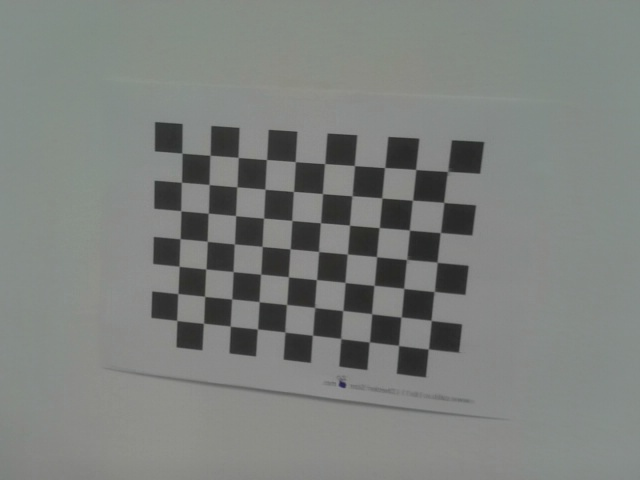
#> input picture data/calibration_images/calibration_000.jpg, 640 x 480 px; its folder holds only this picture in this run
$ python calibrate.py
#> lines starting #> are read from the running program, lines starting #| are printed output that depends on the picture; long printed decimals are rounded
"""
Calibración offline de la cámara
Sigue los mismos pasos que el Apartado A de la Práctica 2
"""
import cv2
from typing import List
import numpy as np
import copy
import glob
import os

"""
FUNCIONES DE LA PRACTICA 2
"""
def load_images(filenames: List) -> List:
    imgs = []
    for filename in filenames:
        img = cv2.imread(filename)
#> img is the input picture: shape (480, 640, 3); mean B, G, R 125.3, 128.4, 125.1
        imgs.append(img)
    return imgs

def show_image(name, img):
    cv2.imshow(name, img)
    cv2.waitKey(0)
    cv2.destroyAllWindows()

def write_image(filename, img):
    cv2.imwrite(filename, img)

def get_chessboard_points(chessboard_shape, dx, dy):
    cols, rows = chessboard_shape

    return np.array(
        [[dx * col, dy * row, 0]
         for row in range(rows)
         for col in range(cols)],
        dtype=np.float32)


"""
PARÁMETROS DEL TABLERO
"""
chessboard_shape = (7, 10)   #esquinas interiores
square_size = 20

"""
MISMOS PASOS QUE LA PRÁCTICA 2
"""
#carga de imágenes
imgs_path = sorted(glob.glob("data/calibration_images/*.jpg"))
imgs = load_images(imgs_path)
#> imgs = 1 item
print("Imágenes cargadas:", len(imgs))
#| Imágenes cargadas: 1


#detección de esquinas
corners = [cv2.findChessboardCorners(img, chessboard_shape) for img in imgs]
#> corners = 1 item

corners_copy = copy.deepcopy(corners)
#> corners_copy = 1 item
criteria = (cv2.TERM_CRITERIA_EPS + cv2.TERM_CRITERIA_MAX_ITER, 30, 0.01)

imgs_gray = []
for img in imgs:
    gray = cv2.cvtColor(img, cv2.COLOR_BGR2GRAY)
    imgs_gray.append(gray)
#> this loop made 1 pass
#> after the loop, imgs_gray = 1 item

corners_refined = []
for i in range(len(imgs_gray)):
    if corners_copy[i][0]:
        refined = cv2.cornerSubPix(imgs_gray[i], corners_copy[i][1], (6, 6), (-1, -1), criteria)
        corners_refined.append((corners_copy[i][0], refined))
#> after the loop, corners_refined = 1 item

print("Imágenes con el tablero detectado:", len(corners_refined))
#| Imágenes con el tablero detectado: 1


#comprobar las detecciones
imgs_copy = copy.deepcopy(imgs)
#> imgs_copy = 1 item
imgs_copy = [cv2.drawChessboardCorners(img, chessboard_shape, corner[1], corner[0])
             for img, corner in zip(imgs_copy, corners_copy) if corner[0]]

for img in imgs_copy:
    show_image("Corners", img)
#> this loop made 1 pass
#> pass 1, in show_image, `cv2.imshow(name, img)`:
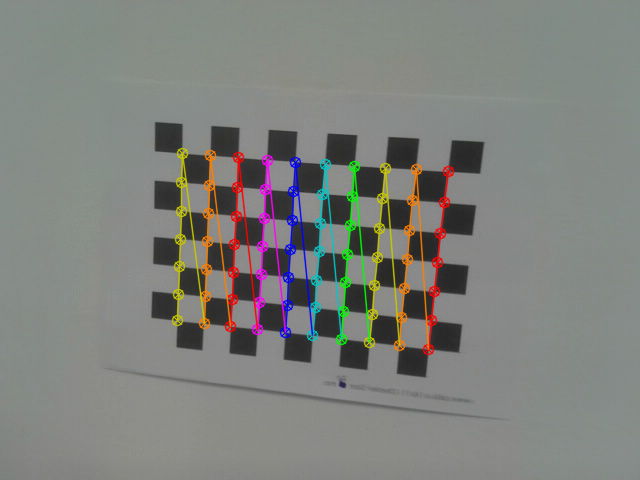
#> window 'Corners': shape (480, 640, 3); mean B, G, R 124.7, 128.9, 126.8


#puntos 3D del tablero
chessboard_points = [get_chessboard_points(chessboard_shape, square_size, square_size) for _ in corners_refined]
#> chessboard_points = 1 item


#calibración
valid_corners = []
for valid, refined in corners_refined:
    valid_corners.append(refined)
#> this loop made 1 pass
#> valid on pass 1: True
#> after the loop, valid_corners = 1 item
valid_corners = np.asarray(valid_corners, dtype=np.float32)

imageSize = imgs_gray[0].shape[::-1]
#> imageSize = (640, 480)
rms, intrinsics, dist_coeffs, rvecs, tvecs = cv2.calibrateCamera(chessboard_points, valid_corners, imageSize, None, None)
#> rms = 0.162; intrinsics = [[598.4, 0, 303.9], [0, 598, 261.1], [0, 0, 1]]; dist_coeffs = [[0.492, -9.08, 0.00544, -0.000282, 75.06]]; rvecs = ([0.261, -0.00706, 1.64],); tvecs = ([92.77, -58.26, 392.6],)

extrinsics = list(map(lambda rvec, tvec: np.hstack((cv2.Rodrigues(rvec)[0], tvec)), rvecs, tvecs))
#> extrinsics = [[[-0.0659, -0.984, 0.165, 92.77], [0.983, -0.0927, -0.161, -58.26], [0.173, 0.151, 0.973, 392.6]]]

print("Intrinsics:\n", intrinsics)
#| Intrinsics:
#|  [[598.390   0.         303.871]
#|  [  0.         598.014 261.148]
#|  [  0.           0.           1.        ]]
print("Distortion coefficients:\n", dist_coeffs)
#| Distortion coefficients:
#|  [[ 4.92299356e-01 -9.08397082e+00  5.44027717e-03 -2.82148986e-04
#|    7.50561858e+01]]
print("Root mean squared reprojection error:\n", rms)
#| Root mean squared reprojection error:
#|  0.162


#guardar los parámetros (crea un archivo)
#para que el resto del proyecto cargará este archivo en vez de recalibrar cada vez
os.makedirs("data/calibration", exist_ok=True)
np.savez("data/calibration/calib.npz", intrinsics=intrinsics, dist_coeffs=dist_coeffs, rms=rms)
print("Parámetros guardados en data/calibration/calib.npz")


"""
#corrección de distorsión
# Imagen original y corregida lado a lado, para el informe
undistorted = cv2.undistort(imgs[0], intrinsics, dist_coeffs)
comparison = np.hstack((imgs[0], undistorted))
write_image("data/calibration/undistort_demo.jpg", comparison)
show_image("Original vs corregida", comparison)
"""

$ run again, on data/calibration_images/calibration_004.jpg
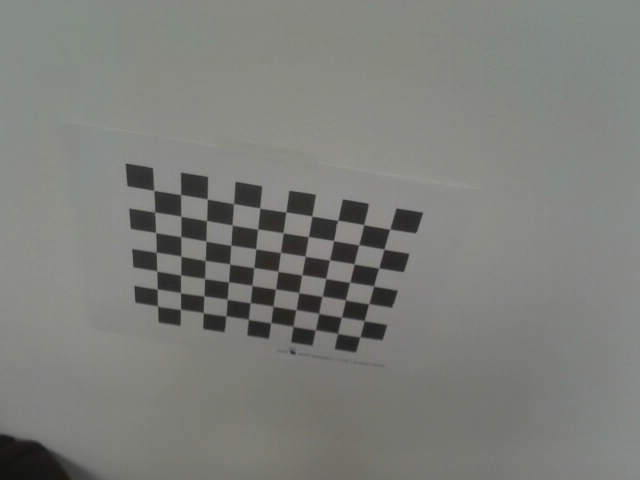
#> input picture data/calibration_images/calibration_004.jpg, 640 x 480 px
#> in load_images, img is the input picture: shape (480, 640, 3); mean B, G, R 121.7, 126.5, 124.9
#> imgs = 1 item
#| Imágenes cargadas: 1
#> the loop `for img in imgs:` made 1 pass
#> the loop `for i in range(len(imgs_gray)):` made 1 pass
#| Imágenes con el tablero detectado: 1
#> the loop `for img in imgs_copy:` made 1 pass
#> pass 1, in show_image, `cv2.imshow(name, img)`:
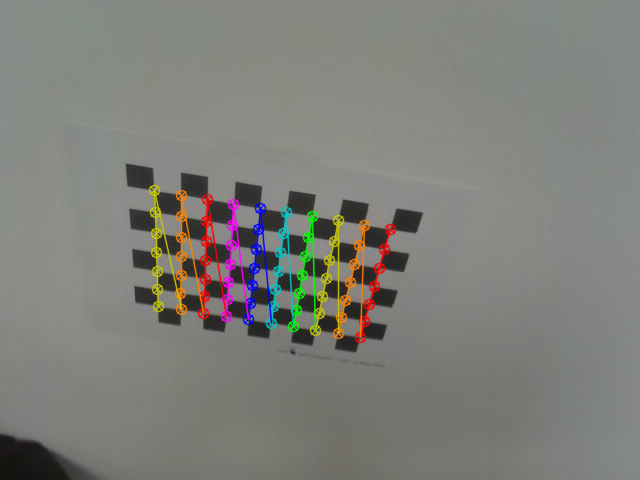
#> window 'Corners': shape (480, 640, 3); mean B, G, R 121.3, 126.9, 126.5
#> the loop `for valid, refined in corners_refined:` made 1 pass
#> valid on pass 1: True
#> rms = 0.241; intrinsics = [[641.8, 0, 350], [0, 724.9, 210.2], [0, 0, 1]]; dist_coeffs = [[0.916, -8.5, -0.00872, 0.0675, 36.71]]; rvecs = ([0.552, -0.652, 1.67],); tvecs = ([29.92, 12.47, 493.1],)
#> extrinsics = [[[-0.184, -0.983, 0.00776, 29.92], [0.716, -0.14, -0.684, 12.47], [0.673, -0.12, 0.73, 493.1]]]
#| Intrinsics:
#|  [[641.787   0.         350.042]
#|  [  0.         724.941 210.189 ]
#|  [  0.           0.           1.        ]]
#| Distortion coefficients:
#|  [[ 9.15745470e-01 -8.49934458e+00 -8.71828330e-03  6.74982914e-02
#|    3.67126217e+01]]
#| Root mean squared reprojection error:
#|  0.2409

$ run again, on data/calibration_images/calibration_005.jpg
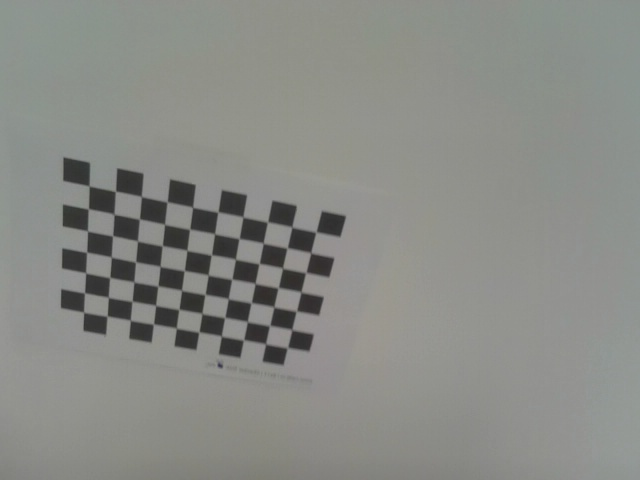
#> input picture data/calibration_images/calibration_005.jpg, 640 x 480 px
#> in load_images, img is the input picture: shape (480, 640, 3); mean B, G, R 134.3, 138.9, 137.3
#> imgs = 1 item
#| Imágenes cargadas: 1
#> the loop `for img in imgs:` made 1 pass
#> the loop `for i in range(len(imgs_gray)):` made 1 pass
#| Imágenes con el tablero detectado: 1
#> the loop `for img in imgs_copy:` made 1 pass
#> pass 1, in show_image, `cv2.imshow(name, img)`:
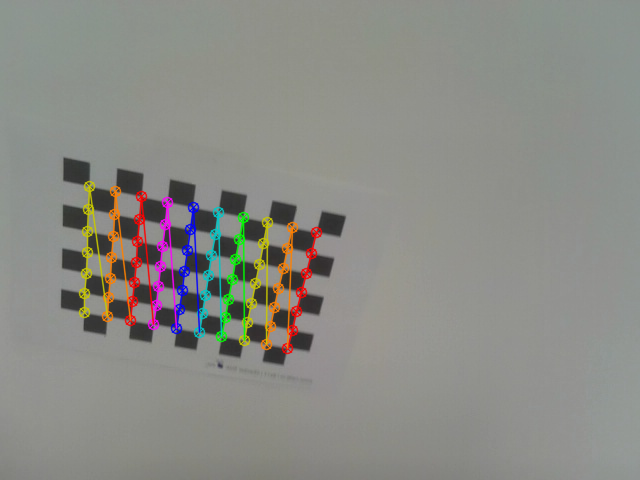
#> window 'Corners': shape (480, 640, 3); mean B, G, R 133.6, 139.2, 138.7
#> the loop `for valid, refined in corners_refined:` made 1 pass
#> valid on pass 1: True
#> rms = 0.168; intrinsics = [[173.3, 0, 321.5], [0, 153.2, 246.1], [0, 0, 1]]; dist_coeffs = [[0.0567, -0.0294, 0.000266, 0.00951, 0.0064]]; rvecs = ([0.0977, -0.127, 1.79],); tvecs = ([-4.74, -13.28, 141.3],)
#> extrinsics = [[[-0.219, -0.976, -0.00273, -4.74], [0.966, -0.216, -0.139, -13.28], [0.135, -0.0331, 0.99, 141.3]]]
#| Intrinsics:
#|  [[173.262   0.         321.524]
#|  [  0.         153.229 246.109]
#|  [  0.           0.           1.        ]]
#| Distortion coefficients:
#|  [[ 0.05671 -0.02943  0.0002657  0.009513  0.006398 ]]
#| Root mean squared reprojection error:
#|  0.1684

$ run again, on data/calibration_images/calibration_006.jpg
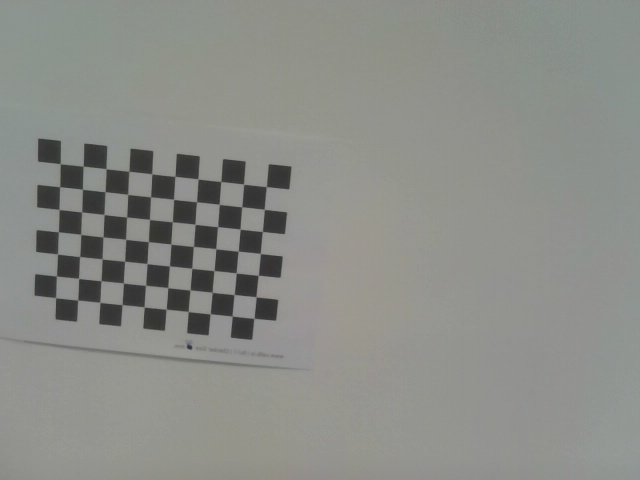
#> input picture data/calibration_images/calibration_006.jpg, 640 x 480 px
#> in load_images, img is the input picture: shape (480, 640, 3); mean B, G, R 136, 140.9, 139.2
#> imgs = 1 item
#| Imágenes cargadas: 1
#> the loop `for img in imgs:` made 1 pass
#> the loop `for i in range(len(imgs_gray)):` made 1 pass
#| Imágenes con el tablero detectado: 1
#> the loop `for img in imgs_copy:` made 1 pass
#> pass 1, in show_image, `cv2.imshow(name, img)`:
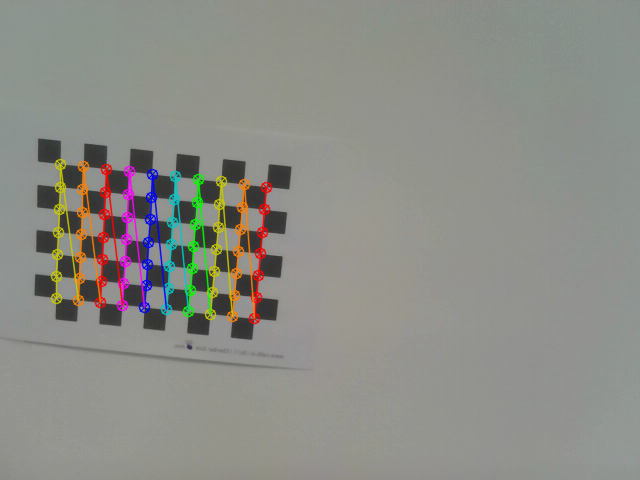
#> window 'Corners': shape (480, 640, 3); mean B, G, R 135.4, 141.2, 140.6
#> the loop `for valid, refined in corners_refined:` made 1 pass
#> valid on pass 1: True
#> rms = 0.128; intrinsics = [[580.5, 0, 293], [0, 579.6, 244.8], [0, 0, 1]]; dist_coeffs = [[0.575, -3.34, -0.000514, 0.0103, 7.87]]; rvecs = ([0.169, -0.0878, 1.67],); tvecs = ([-23.43, -51.06, 510.8],)
#> extrinsics = [[[-0.0983, -0.993, 0.0587, -23.43], [0.982, -0.106, -0.157, -51.06], [0.163, 0.0421, 0.986, 510.8]]]
#| Intrinsics:
#|  [[580.490   0.         292.957]
#|  [  0.         579.578 244.794 ]
#|  [  0.           0.           1.        ]]
#| Distortion coefficients:
#|  [[ 5.74927933e-01 -3.33603241e+00 -5.13976152e-04  1.02595626e-02
#|    7.86880555e+00]]
#| Root mean squared reprojection error:
#|  0.1279

$ run again, on data/calibration_images/calibration_001.jpg
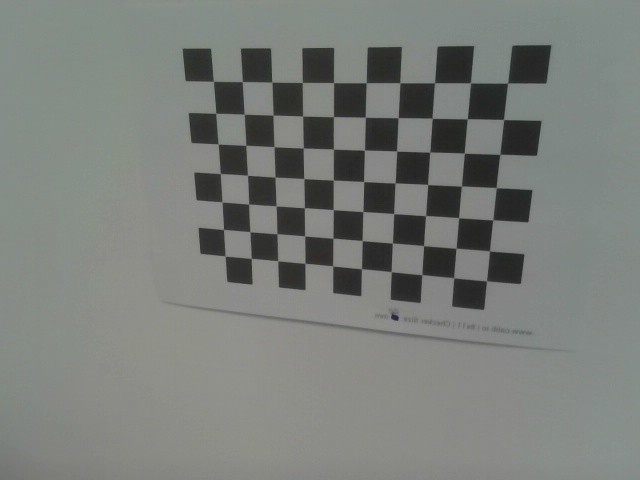
#> input picture data/calibration_images/calibration_001.jpg, 640 x 480 px
#> in load_images, img is the input picture: shape (480, 640, 3); mean B, G, R 122, 126.1, 122.4
#> imgs = 1 item
#| Imágenes cargadas: 1
#> the loop `for img in imgs:` made 1 pass
#> the loop `for i in range(len(imgs_gray)):` made 1 pass
#| Imágenes con el tablero detectado: 1
#> the loop `for img in imgs_copy:` made 1 pass
#> pass 1, in show_image, `cv2.imshow(name, img)`:
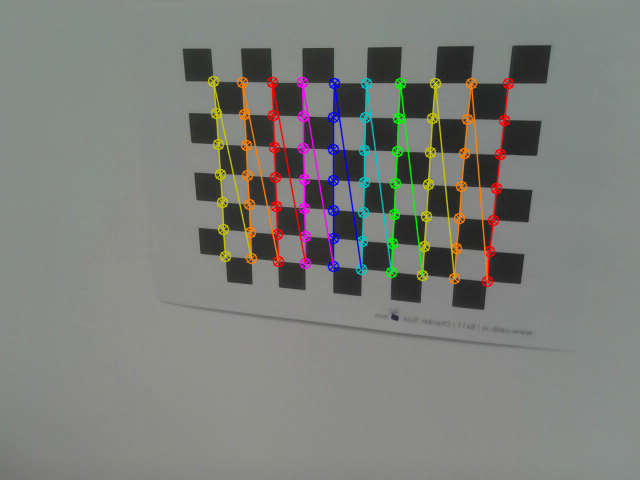
#> window 'Corners': shape (480, 640, 3); mean B, G, R 121.5, 126.6, 124.4
#> the loop `for valid, refined in corners_refined:` made 1 pass
#> valid on pass 1: True
#> rms = 0.171; intrinsics = [[523.3, 0, 310.3], [0, 532.3, 221.7], [0, 0, 1]]; dist_coeffs = [[0.198, -0.798, -0.00357, 0.00155, 0.989]]; rvecs = ([0.45, -0.0496, 1.58],); tvecs = ([111.2, -76.87, 301],)
#> extrinsics = [[[0.00935, -0.968, 0.252, 111.2], [0.95, -0.0703, -0.305, -76.87], [0.313, 0.242, 0.918, 301]]]
#| Intrinsics:
#|  [[523.300    0.         310.342]
#|  [  0.         532.294 221.734]
#|  [  0.           0.           1.        ]]
#| Distortion coefficients:
#|  [[ 0.1984 -0.7976 -0.003567  0.001545  0.9894]]
#| Root mean squared reprojection error:
#|  0.1709
